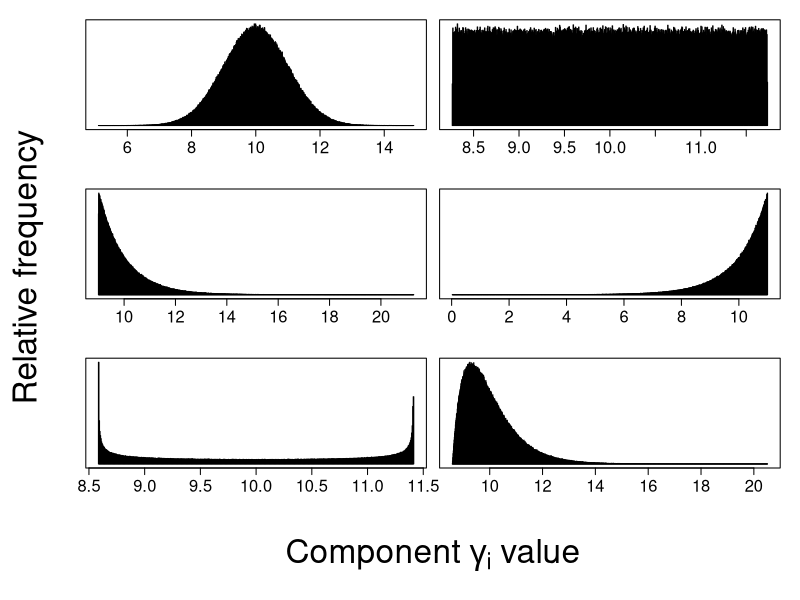

Generate this figure with R:
## ---- chunk 1
make_gammas <- function(nn = 10, distribution = 1, mn = 10, sdd = 1){
    if(distribution == 0){
        dat          <- rep(x = mn, times = nn);
    }
    if(distribution == 1){
        dat          <- rnorm(n = nn, mean = mn, sd = sdd);
        dat[dat < 0] <- -dat[dat < 0];
    }
    if(distribution == 2){
        dat          <- runif(n = nn, min = 0, max = 20);
        dat          <- sdd * ((dat - mean(dat)) / sd(dat));
        dat          <- dat + mn;
    }
    if(distribution == 3){
        dat          <- rexp(n = nn);
        dat          <- sdd * ((dat - mean(dat)) / sd(dat));
        dat          <- dat + mn;
    }
    if(distribution == 4){
        dat          <- 1 - (sdd * rexp(n = nn));
        dat          <- dat - min(dat);
        dat          <- dat - mean(dat) + mn;
        dat[dat < 0] <- -dat[dat < 0];
    }
    if(distribution == 5){
        dat          <- rbeta(n = nn, shape1 = 0.5, shape2 = 0.5);
        dat          <- sdd * ((dat - mean(dat)) / sd(dat));
        dat          <- dat + mn;
    }
    if(distribution == 6){
        dat          <- rgamma(n = nn, shape = 2, scale = 2);
        dat          <- sdd * ((dat - mean(dat)) / sd(dat));
        dat          <- dat + mn;
    }
    return(dat);
}
show_gammas <- function(nn = 1000000){
    y1 <- make_gammas(nn = nn, distribution = 1);
    y2 <- make_gammas(nn = nn, distribution = 2);
    y3 <- make_gammas(nn = nn, distribution = 3);
    y4 <- make_gammas(nn = nn, distribution = 4);
    y5 <- make_gammas(nn = nn, distribution = 5);
    y6 <- make_gammas(nn = nn, distribution = 6);
    par(mfrow = c(3, 2), oma = c(6, 6, 1, 1), mar = c(4, 0.5, 0.5, 0.5));
    hist(y1, breaks = 1000, yaxt = "n", main = "", xlab = "", cex.axis = 1.5);
    box();
    hist(y2, breaks = 1000, yaxt = "n", main = "", xlab = "", cex.axis = 1.5);
    box();
    hist(y3, breaks = 1000, yaxt = "n", main = "", xlab = "", cex.axis = 1.5);
    box();
    hist(y4, breaks = 1000, yaxt = "n", main = "", xlab = "", cex.axis = 1.5);
    box();
    hist(y5, breaks = 1000, yaxt = "n", main = "", xlab = "", cex.axis = 1.5);
    box();
    hist(y6, breaks = 1000, yaxt = "n", main = "", xlab = "", cex.axis = 1.5);
    box();
    mtext(expression(paste("Component ",gamma[i]," value")),
          outer=TRUE,side=1,line=3.0,cex=2);
    mtext(expression(paste("Relative frequency")),
          outer=TRUE,side=2,line=2.5,cex=2);
}
show_gammas();
